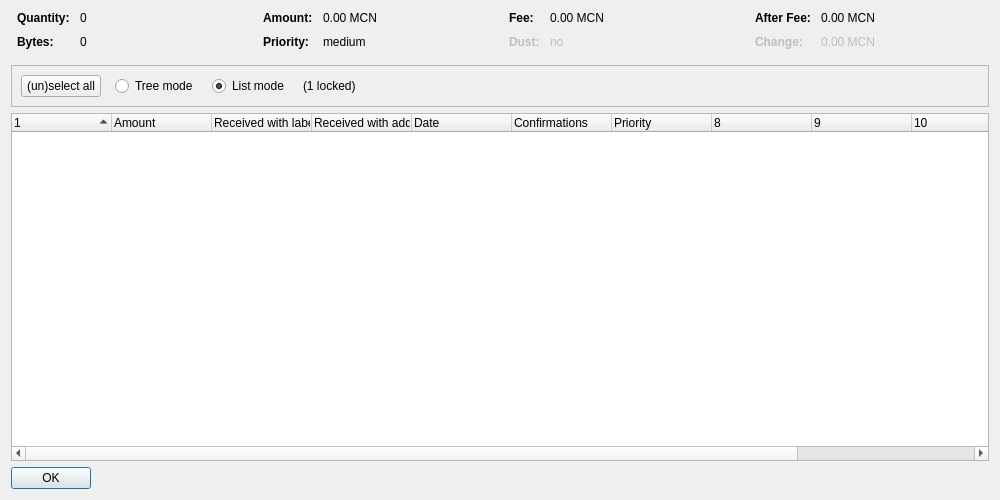
<?xml version="1.0" encoding="UTF-8"?>
<ui version="4.0">
 <class>CoinControlDialog</class>
 <widget class="QDialog" name="CoinControlDialog">
  <property name="geometry">
   <rect>
    <x>0</x>
    <y>0</y>
    <width>1000</width>
    <height>500</height>
   </rect>
  </property>
  <property name="windowTitle">
   <string>Coin Selection</string>
  </property>
  <layout class="QVBoxLayout" name="verticalLayout">
   <item>
    <layout class="QHBoxLayout" name="horizontalLayoutTop" stretch="0,0,0,0">
     <property name="topMargin">
      <number>0</number>
     </property>
     <property name="bottomMargin">
      <number>10</number>
     </property>
     <item>
      <layout class="QFormLayout" name="formLayoutCoinControl1">
       <property name="horizontalSpacing">
        <number>10</number>
       </property>
       <property name="verticalSpacing">
        <number>10</number>
       </property>
       <property name="leftMargin">
        <number>6</number>
       </property>
       <property name="rightMargin">
        <number>6</number>
       </property>
       <item row="0" column="0">
        <widget class="QLabel" name="labelCoinControlQuantityText">
         <property name="font">
          <font>
           <weight>75</weight>
           <bold>true</bold>
          </font>
         </property>
         <property name="text">
          <string>Quantity:</string>
         </property>
        </widget>
       </item>
       <item row="0" column="1">
        <widget class="QLabel" name="labelCoinControlQuantity">
         <property name="cursor">
          <cursorShape>IBeamCursor</cursorShape>
         </property>
         <property name="contextMenuPolicy">
          <enum>Qt::ActionsContextMenu</enum>
         </property>
         <property name="text">
          <string notr="true">0</string>
         </property>
         <property name="textInteractionFlags">
          <set>Qt::LinksAccessibleByMouse|Qt::TextSelectableByKeyboard|Qt::TextSelectableByMouse</set>
         </property>
        </widget>
       </item>
       <item row="1" column="0">
        <widget class="QLabel" name="labelCoinControlBytesText">
         <property name="font">
          <font>
           <weight>75</weight>
           <bold>true</bold>
          </font>
         </property>
         <property name="text">
          <string>Bytes:</string>
         </property>
        </widget>
       </item>
       <item row="1" column="1">
        <widget class="QLabel" name="labelCoinControlBytes">
         <property name="cursor">
          <cursorShape>IBeamCursor</cursorShape>
         </property>
         <property name="contextMenuPolicy">
          <enum>Qt::ActionsContextMenu</enum>
         </property>
         <property name="text">
          <string notr="true">0</string>
         </property>
         <property name="textInteractionFlags">
          <set>Qt::LinksAccessibleByMouse|Qt::TextSelectableByKeyboard|Qt::TextSelectableByMouse</set>
         </property>
        </widget>
       </item>
      </layout>
     </item>
     <item>
      <layout class="QFormLayout" name="formLayoutCoinControl2">
       <property name="horizontalSpacing">
        <number>10</number>
       </property>
       <property name="verticalSpacing">
        <number>10</number>
       </property>
       <property name="leftMargin">
        <number>6</number>
       </property>
       <property name="rightMargin">
        <number>6</number>
       </property>
       <item row="0" column="0">
        <widget class="QLabel" name="labelCoinControlAmountText">
         <property name="font">
          <font>
           <weight>75</weight>
           <bold>true</bold>
          </font>
         </property>
         <property name="text">
          <string>Amount:</string>
         </property>
        </widget>
       </item>
       <item row="0" column="1">
        <widget class="QLabel" name="labelCoinControlAmount">
         <property name="cursor">
          <cursorShape>IBeamCursor</cursorShape>
         </property>
         <property name="contextMenuPolicy">
          <enum>Qt::ActionsContextMenu</enum>
         </property>
         <property name="text">
          <string notr="true">0.00 MCN</string>
         </property>
         <property name="textInteractionFlags">
          <set>Qt::LinksAccessibleByMouse|Qt::TextSelectableByKeyboard|Qt::TextSelectableByMouse</set>
         </property>
        </widget>
       </item>
       <item row="1" column="0">
        <widget class="QLabel" name="labelCoinControlPriorityText">
         <property name="font">
          <font>
           <weight>75</weight>
           <bold>true</bold>
          </font>
         </property>
         <property name="text">
          <string>Priority:</string>
         </property>
        </widget>
       </item>
       <item row="1" column="1">
        <widget class="QLabel" name="labelCoinControlPriority">
         <property name="cursor">
          <cursorShape>IBeamCursor</cursorShape>
         </property>
         <property name="contextMenuPolicy">
          <enum>Qt::ActionsContextMenu</enum>
         </property>
         <property name="text">
          <string notr="true">medium</string>
         </property>
         <property name="textInteractionFlags">
          <set>Qt::LinksAccessibleByMouse|Qt::TextSelectableByKeyboard|Qt::TextSelectableByMouse</set>
         </property>
        </widget>
       </item>
      </layout>
     </item>
     <item>
      <layout class="QFormLayout" name="formLayoutCoinControl3">
       <property name="horizontalSpacing">
        <number>10</number>
       </property>
       <property name="verticalSpacing">
        <number>10</number>
       </property>
       <property name="leftMargin">
        <number>6</number>
       </property>
       <property name="rightMargin">
        <number>6</number>
       </property>
       <item row="0" column="0">
        <widget class="QLabel" name="labelCoinControlFeeText">
         <property name="font">
          <font>
           <weight>75</weight>
           <bold>true</bold>
          </font>
         </property>
         <property name="text">
          <string>Fee:</string>
         </property>
        </widget>
       </item>
       <item row="0" column="1">
        <widget class="QLabel" name="labelCoinControlFee">
         <property name="cursor">
          <cursorShape>IBeamCursor</cursorShape>
         </property>
         <property name="contextMenuPolicy">
          <enum>Qt::ActionsContextMenu</enum>
         </property>
         <property name="text">
          <string notr="true">0.00 MCN</string>
         </property>
         <property name="textInteractionFlags">
          <set>Qt::LinksAccessibleByMouse|Qt::TextSelectableByKeyboard|Qt::TextSelectableByMouse</set>
         </property>
        </widget>
       </item>
       <item row="1" column="0">
        <widget class="QLabel" name="labelCoinControlLowOutputText">
         <property name="enabled">
          <bool>false</bool>
         </property>
         <property name="font">
          <font>
           <weight>75</weight>
           <bold>true</bold>
          </font>
         </property>
         <property name="text">
          <string>Dust:</string>
         </property>
        </widget>
       </item>
       <item row="1" column="1">
        <widget class="QLabel" name="labelCoinControlLowOutput">
         <property name="enabled">
          <bool>false</bool>
         </property>
         <property name="cursor">
          <cursorShape>IBeamCursor</cursorShape>
         </property>
         <property name="contextMenuPolicy">
          <enum>Qt::ActionsContextMenu</enum>
         </property>
         <property name="text">
          <string notr="true">no</string>
         </property>
         <property name="textInteractionFlags">
          <set>Qt::LinksAccessibleByMouse|Qt::TextSelectableByKeyboard|Qt::TextSelectableByMouse</set>
         </property>
        </widget>
       </item>
      </layout>
     </item>
     <item>
      <layout class="QFormLayout" name="formLayoutCoinControl4">
       <property name="horizontalSpacing">
        <number>10</number>
       </property>
       <property name="verticalSpacing">
        <number>10</number>
       </property>
       <property name="leftMargin">
        <number>6</number>
       </property>
       <property name="rightMargin">
        <number>6</number>
       </property>
       <item row="0" column="0">
        <widget class="QLabel" name="labelCoinControlAfterFeeText">
         <property name="font">
          <font>
           <weight>75</weight>
           <bold>true</bold>
          </font>
         </property>
         <property name="text">
          <string>After Fee:</string>
         </property>
        </widget>
       </item>
       <item row="0" column="1">
        <widget class="QLabel" name="labelCoinControlAfterFee">
         <property name="cursor">
          <cursorShape>IBeamCursor</cursorShape>
         </property>
         <property name="contextMenuPolicy">
          <enum>Qt::ActionsContextMenu</enum>
         </property>
         <property name="text">
          <string notr="true">0.00 MCN</string>
         </property>
         <property name="textInteractionFlags">
          <set>Qt::LinksAccessibleByMouse|Qt::TextSelectableByKeyboard|Qt::TextSelectableByMouse</set>
         </property>
        </widget>
       </item>
       <item row="1" column="0">
        <widget class="QLabel" name="labelCoinControlChangeText">
         <property name="enabled">
          <bool>false</bool>
         </property>
         <property name="font">
          <font>
           <weight>75</weight>
           <bold>true</bold>
          </font>
         </property>
         <property name="text">
          <string>Change:</string>
         </property>
        </widget>
       </item>
       <item row="1" column="1">
        <widget class="QLabel" name="labelCoinControlChange">
         <property name="enabled">
          <bool>false</bool>
         </property>
         <property name="cursor">
          <cursorShape>IBeamCursor</cursorShape>
         </property>
         <property name="contextMenuPolicy">
          <enum>Qt::ActionsContextMenu</enum>
         </property>
         <property name="text">
          <string notr="true">0.00 MCN</string>
         </property>
         <property name="textInteractionFlags">
          <set>Qt::LinksAccessibleByMouse|Qt::TextSelectableByKeyboard|Qt::TextSelectableByMouse</set>
         </property>
        </widget>
       </item>
      </layout>
     </item>
    </layout>
   </item>
   <item>
    <widget class="QFrame" name="frame">
     <property name="minimumSize">
      <size>
       <width>0</width>
       <height>40</height>
      </size>
     </property>
     <property name="frameShape">
      <enum>QFrame::StyledPanel</enum>
     </property>
     <property name="frameShadow">
      <enum>QFrame::Sunken</enum>
     </property>
     <layout class="QHBoxLayout" name="horizontalLayout">
      <item>
       <layout class="QHBoxLayout" name="horizontalLayoutPanel" stretch="0,0,0,0,0">
        <property name="spacing">
         <number>14</number>
        </property>
        <item>
         <widget class="QPushButton" name="pushButtonSelectAll">
          <property name="sizePolicy">
           <sizepolicy hsizetype="Maximum" vsizetype="Fixed">
            <horstretch>0</horstretch>
            <verstretch>0</verstretch>
           </sizepolicy>
          </property>
          <property name="text">
           <string>(un)select all</string>
          </property>
          <property name="autoDefault">
           <bool>false</bool>
          </property>
         </widget>
        </item>
        <item>
         <widget class="QRadioButton" name="radioTreeMode">
          <property name="sizePolicy">
           <sizepolicy hsizetype="Maximum" vsizetype="Fixed">
            <horstretch>0</horstretch>
            <verstretch>0</verstretch>
           </sizepolicy>
          </property>
          <property name="text">
           <string>Tree mode</string>
          </property>
         </widget>
        </item>
        <item>
         <widget class="QRadioButton" name="radioListMode">
          <property name="sizePolicy">
           <sizepolicy hsizetype="Maximum" vsizetype="Fixed">
            <horstretch>0</horstretch>
            <verstretch>0</verstretch>
           </sizepolicy>
          </property>
          <property name="text">
           <string>List mode</string>
          </property>
          <property name="checked">
           <bool>true</bool>
          </property>
         </widget>
        </item>
        <item>
         <widget class="QLabel" name="labelLocked">
          <property name="text">
           <string notr="true">(1 locked)</string>
          </property>
         </widget>
        </item>
        <item>
         <spacer name="horizontalSpacer">
          <property name="orientation">
           <enum>Qt::Horizontal</enum>
          </property>
          <property name="sizeHint" stdset="0">
           <size>
            <width>40</width>
            <height>20</height>
           </size>
          </property>
         </spacer>
        </item>
       </layout>
      </item>
     </layout>
    </widget>
   </item>
   <item>
    <widget class="CoinControlTreeWidget" name="treeWidget">
     <property name="contextMenuPolicy">
      <enum>Qt::CustomContextMenu</enum>
     </property>
     <property name="sortingEnabled">
      <bool>false</bool>
     </property>
     <property name="columnCount">
      <number>12</number>
     </property>
     <attribute name="headerShowSortIndicator" stdset="0">
      <bool>true</bool>
     </attribute>
     <attribute name="headerStretchLastSection">
      <bool>false</bool>
     </attribute>
     <column>
      <property name="text">
       <string/>
      </property>
     </column>
     <column>
      <property name="text">
       <string>Amount</string>
      </property>
     </column>
     <column>
      <property name="text">
       <string>Received with label</string>
      </property>
     </column>
     <column>
      <property name="text">
       <string>Received with address</string>
      </property>
     </column>
     <column>
      <property name="text">
       <string>Date</string>
      </property>
     </column>
     <column>
      <property name="text">
       <string>Confirmations</string>
      </property>
      <property name="toolTip">
       <string>Confirmed</string>
      </property>
     </column>
     <column>
      <property name="text">
       <string>Priority</string>
      </property>
     </column>
     <column>
      <property name="text">
       <string/>
      </property>
     </column>
     <column>
      <property name="text">
       <string/>
      </property>
     </column>
     <column>
      <property name="text">
       <string/>
      </property>
     </column>
     <column>
      <property name="text">
       <string/>
      </property>
     </column>
     <column>
      <property name="text">
       <string/>
      </property>
     </column>
    </widget>
   </item>
   <item>
    <widget class="QDialogButtonBox" name="buttonBox">
     <property name="sizePolicy">
      <sizepolicy hsizetype="Maximum" vsizetype="Fixed">
       <horstretch>0</horstretch>
       <verstretch>0</verstretch>
      </sizepolicy>
     </property>
     <property name="orientation">
      <enum>Qt::Horizontal</enum>
     </property>
     <property name="standardButtons">
      <set>QDialogButtonBox::Ok</set>
     </property>
    </widget>
   </item>
  </layout>
 </widget>
 <customwidgets>
  <customwidget>
   <class>CoinControlTreeWidget</class>
   <extends>QTreeWidget</extends>
   <header>coincontroltreewidget.h</header>
  </customwidget>
 </customwidgets>
 <resources/>
 <connections/>
</ui>
